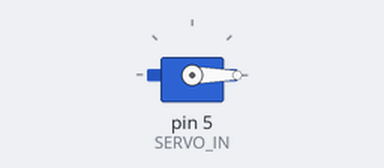
Bench run of a sketch on a simulated Arduino Uno, built with avr-gcc and run on an emulated ATmega328P. Parts: servo.

Above: at 0.05 s.
At 4.05 s:
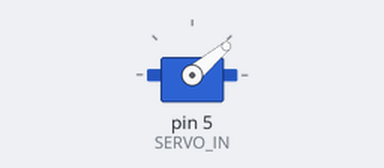
At 6.1 s:
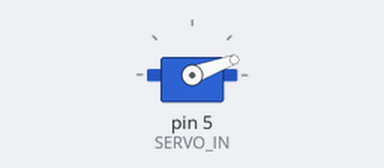
Timing chart, 0 to 10.4 s (numbered marks = the images above):
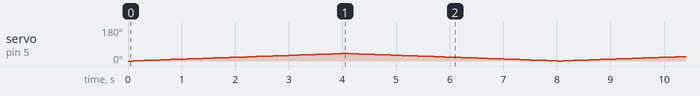

The sketch:

servo.ino
```cpp
#include <SoftwareSerial.h>
#include <Servo.h>
#define SERVO_IN 5

Servo servo;
SoftwareSerial BTSerial(2,3);

int angle = 0;

void setup() {

  // put your setup code here, to run once:
  Serial.begin(9600);
  BTSerial.begin(9600);
  servo.attach(SERVO_IN);
  servo.write(10);

}
int i=0;
int up=1;
void loop() {
  if(up==1){
    servo.write(i);
    i++;
  }else{
    servo.write(i);
    i--;
  }
  if(i==40||i==0){
    up = 1-up;
  }
  delay(100);
}
```
